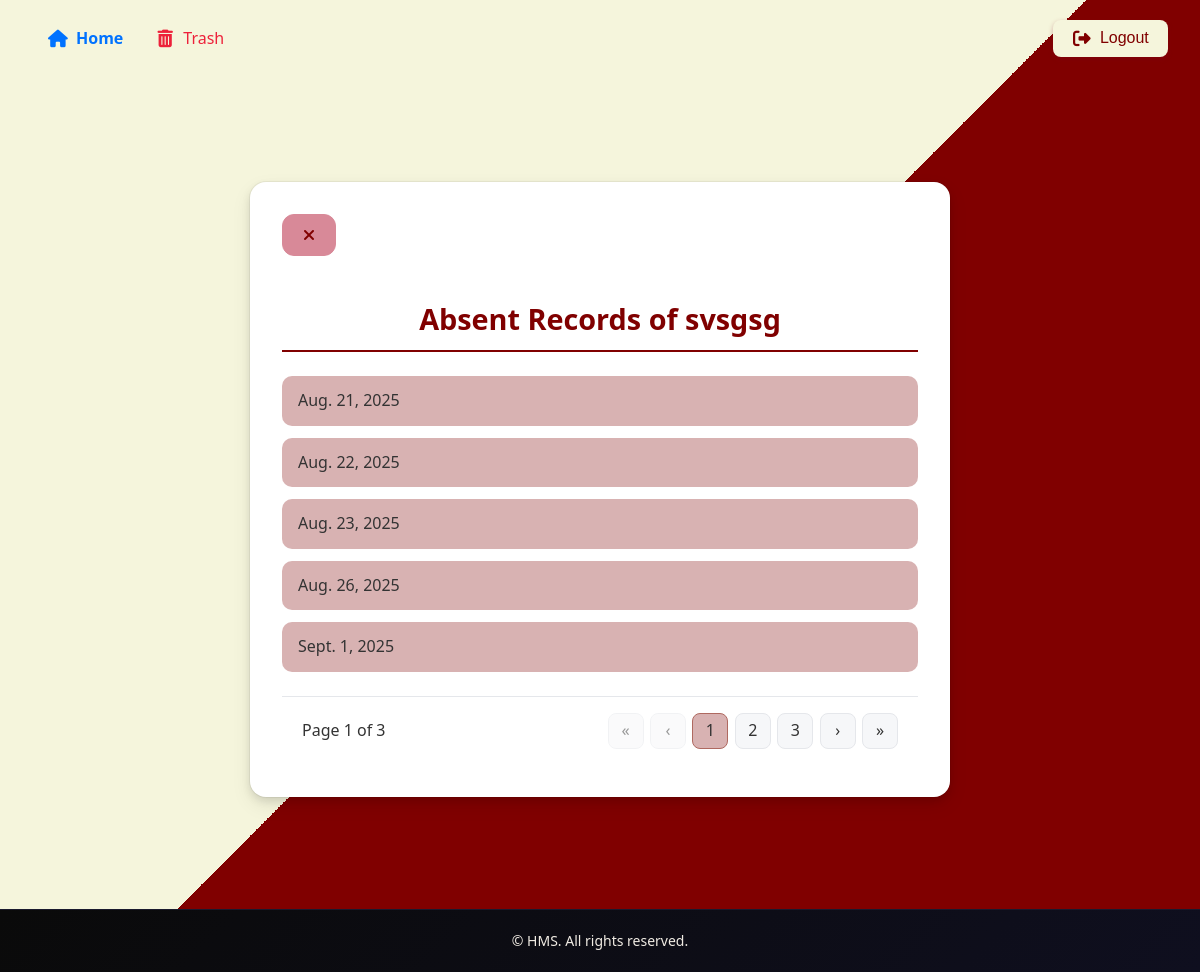
Screenshot of /days/5/ (signed in) with the database file from the repository.
### hostel/models.py (models this page shows, shortened)
class Student(models.Model):
    admn_no = models.PositiveIntegerField(unique=True)
    name = models.CharField(max_length=50)
    pgm = models.ForeignKey(Programme, on_delete=models.CASCADE)
    dob = models.DateField()
    email = models.EmailField()
    photo = models.ImageField(upload_to="images/", blank=True, null=True)
    contact_regex = RegexValidator(regex=r'^\d{10}$',message="Contact number must be a 10-digit number.")
    contact = models.CharField(validators=[contact_regex], max_length=10)  # Using CharField for contact with max length 10
    date_joined = models.DateField(auto_now_add=True)
    CATEGORY_CHOICES = [
        ('GENERAL', 'GENERAL'),
        ('OBC', 'OBC'),
        ('OEC', 'OEC'),
        ('SC', 'SC'),
        ('ST', 'ST'),
    ]
    category = models.CharField(max_length=20, choices=CATEGORY_CHOICES, default='GENERAL')
    EGRANTZ_CHOICES = [
        (True, 'Yes'),
        (False, 'No'),
    ]
    E_Grantz = models.BooleanField(choices=EGRANTZ_CHOICES)

class Attendance(models.Model):
    date = models.ForeignKey(AttendanceDate,on_delete=models.CASCADE)
    name = models.ForeignKey(Student,on_delete=models.CASCADE)
    class Meta:
        unique_together = ('date','name')

class AttendanceDate(models.Model):
    date = models.DateField(unique=True)
    MONTH_CHOICES = [
        ('January', 'January'),
        ('February', 'February'),
        ('March', 'March'),
        ('April', 'April'),
        ('May', 'May'),
        ('June', 'June'),
        ('July', 'July'),
        ('August', 'August'),
        ('September', 'September'),
        ('October', 'October'),
        ('November', 'November'),
        ('December', 'December'),
    ]
    month = models.CharField(max_length=10,choices=MONTH_CHOICES)
    year = models.IntegerField()

### hostel/views.py (the view)
# urls.py: path('days/<int:student_id>/',views.absent_records,name='absent_records'),
@group_required('warden', login_url='access_denied')
def absent_records(request, student_id):
    student = get_object_or_404(Student,id=student_id)
    absences = Attendance.objects.filter(name=student).select_related('date').order_by('date__date')
    paginator = Paginator(absences,5)
    page_number = request.GET.get('page')
    page_obj = paginator.get_page(page_number)
    return render(request,"hostel/absent_days.html",{'student':student,'page_obj':page_obj})

### hostel/context_processors.py (called while the page is built)
def group_processor(request):
    if request.user.is_authenticated:
        is_warden_group = request.user.groups.filter(name='warden').exists()
        is_secretary_group = request.user.groups.filter(name='secretary').exists()  # Adjust as needed
    else:
        is_warden_group = False
        is_secretary_group = False
    return {
        'is_warden_group': is_warden_group,
        'is_secretary_group': is_secretary_group,
    }

### hostel/templates/hostel/absent_days.html (shortened to what this page needs)
{% extends 'hostel/base.html' %}
{% load static %}
{% block style %}
<link rel="stylesheet" href="{% static 'styles/absent_days.css' %}">
{% endblock %}
{% block content %}
<section class="main">
    <div class="main-body">
        <div class="header-links">
            <a href="#" class="icon-close" title="Close" id="close">
                <i class="fas fa-times"></i>
            </a>
        </div>
        <h1>Absent Records of {{ student.name }}</h1>
        <ul>
            {% for absence in page_obj %}
                <li>{{ absence.date.date }}</li>
            {% endfor %}
        </ul>
        <nav class="pagination" role="navigation" aria-label="Pagination">
            <div class="muted-small">
                <span>Page {{ page_obj.number }} of {{ page_obj.paginator.num_pages }}</span>
            </div>
            <div class="pager">
                {% if page_obj.has_previous %}
                    <a href="?page=1&{{ query_params.urlencode }}" class="page-btn" aria-label="First page">«</a>
                    <a href="?page={{ page_obj.previous_page_number }}&{{ query_params.urlencode }}" class="page-btn" aria-label="Previous page">‹</a>
                {% else %}
                    <span class="page-btn" disabled>«</span>
                    <span class="page-btn" disabled>‹</span>
                {% endif %}
                {% for num in page_obj.paginator.page_range %}
                    {% if page_obj.number == num %}
                        <span class="page-btn current" aria-current="page">{{ num }}</span>
                    {% else %}
                        <a href="?page={{ num }}&{{ query_params.urlencode }}" class="page-btn" aria-label="Page {{ num }}">{{ num }}</a>
                    {% endif %}
                {% endfor %}
                {% if page_obj.has_next %}
                    <a href="?page={{ page_obj.next_page_number }}&{{ query_params.urlencode }}" class="page-btn" aria-label="Next page">›</a>
                    <a href="?page={{ page_obj.paginator.num_pages }}&{{ query_params.urlencode }}" class="page-btn" aria-label="Last page">»</a>
                {% else %}
                    <span class="page-btn" disabled>›</span>
                    <span class="page-btn" disabled>»</span>
                {% endif %}
            </div>
        </nav>
    </div>
</section>
{% endblock %}

### hostel/static/styles/base.css (style rules this page uses)
* { margin: 0; padding: 0; box-sizing: border-box; }
html, body { height: 100%; }
body { font-family: "Segoe UI", Tahoma, Geneva, Verdana, sans-serif; line-height: 1.6; color: #333; background-color: white; display: flex; flex-direction: column; padding-top: 70px; }

### hostel/static/styles/absent_days.css (style rules this page uses)
:root { --danger: #dd1818; --border: #d8dadd; --text: #1b263b; --wine:#800000; --rich-wine: #722F37; --wine-lighter: #d88998; --cream: #F5F5DC; --text: #111111; }
body { background: linear-gradient(135deg, var(--cream) 50%, var(--wine) 50%); }
.main { display: flex; justify-content: center; align-items: flex-start; padding: 2rem; margin: 5rem; }
.main-body { background: white; padding: 2rem; border-radius: 16px; box-shadow: 0 4px 8px rgba(0, 0, 0, 0.1), 0 8px 20px rgba(0, 0, 0, 0.08), 0 0 0 1px rgba(0, 0, 0, 0.05); transition: transform 0.2s ease, box-shadow 0.2s ease; width: 100%; max-width: 700px; position: relative; }
.header-links { display: flex; justify-content: space-between; align-items: center; margin-bottom: 2.5rem; }
.icon-close { display: inline-flex; align-items: center; gap: 0.5rem; padding: 0.75rem 1.25rem; border-radius: 12px; background-color: var(--wine-lighter); color: var(--wine); text-decoration: none; transition: all 0.3s cubic-bezier(0.4, 0, 0.2, 1); border: 1px solid var(--wine-lighter); font-weight: 500; }
.icon-close i { font-size: 1rem; transition: transform 0.3s ease; }
.main-body h1 { font-size: 1.8rem; margin: 0 0 1.5rem 0; color: var(--wine); border-bottom: 2px solid var(--wine); padding-bottom: 0.5rem; text-align: center; }
.main-body ul { list-style: none; padding: 0; margin: 0 0 1.5rem 0; }
.main-body li { background: color-mix(in oklab, var(--wine), transparent 70%); margin-bottom: 0.75rem; padding: 0.75rem 1rem; border-radius: 10px; font-size: 1rem; display: flex; align-items: center; justify-content: space-between; transition: transform 0.2s ease, box-shadow 0.2s ease; }
.pagination { display: flex; align-items: center; justify-content: space-between; padding: 1rem 1.25rem; border-top: 1px solid #e5e7eb; }
.pager { display: flex; gap: 0.4rem; align-items: center; flex-wrap: wrap; }
.page-btn { min-width: 2.25rem; height: 2.25rem; padding: 0 0.6rem; display: inline-flex; align-items: center; justify-content: center; border: 1px solid #e5e7eb; background: #f6f7f9; border-radius: 0.5rem; cursor: pointer; text-decoration: none; color: inherit; }
.page-btn[disabled] { opacity: 0.5; cursor: not-allowed; }
.page-btn.current { border-color: color-mix(in oklab, var(--wine), #e5e7eb 40%); background: color-mix(in oklab, var(--wine), transparent 70%); }
@media (min-width: 1025px) and (max-width: 1366px) { .main-body { width: 90%; } }

### rows the page displays
Student: name "svsgsg"
Attendance: date "Aug. 21, 2025"
Attendance: date "Aug. 22, 2025"
Attendance: date "Aug. 23, 2025"
Attendance: date "Aug. 26, 2025"
Attendance: date "Sept. 1, 2025"

### other values shown
{{ page_obj.number }} "1"
{{ page_obj.paginator.num_pages }} "3"
{{ num }} "1"
{{ num }} "2" "3"
